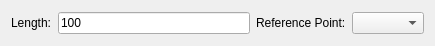
<?xml version="1.0" encoding="UTF-8"?>
<ui version="4.0">
 <class>LineHorizontal</class>
 <widget class="QWidget" name="LineHorizontal">
  <property name="geometry">
   <rect>
    <x>0</x>
    <y>0</y>
    <width>435</width>
    <height>46</height>
   </rect>
  </property>
  <layout class="QHBoxLayout">
   <item>
    <widget class="QLabel" name="LengthLabel">
     <property name="text">
      <string>Length:</string>
     </property>
     <property name="buddy">
      <cstring>Length</cstring>
     </property>
     <property name="Shortcut" stdset="0">
      <string>,, L</string>
     </property>
    </widget>
   </item>
   <item>
    <widget class="RMathLineEdit" name="Length">
     <property name="text">
      <string notr="true">100</string>
     </property>
    </widget>
   </item>
   <item>
    <widget class="QLabel" name="ReferencePointLabel">
     <property name="text">
      <string>Reference Point:</string>
     </property>
     <property name="buddy">
      <cstring>ReferencePoint</cstring>
     </property>
     <property name="Shortcut" stdset="0">
      <string>,, P</string>
     </property>
    </widget>
   </item>
   <item>
    <widget class="RComboBox" name="ReferencePoint"/>
   </item>
  </layout>
 </widget>
 <customwidgets>
  <customwidget>
   <class>RMathLineEdit</class>
   <extends>QLineEdit</extends>
   <header>RMathLineEdit.h</header>
  </customwidget>
  <customwidget>
   <class>RComboBox</class>
   <extends>QComboBox</extends>
   <header>RComboBox.h</header>
  </customwidget>
 </customwidgets>
 <resources/>
 <connections/>
</ui>
